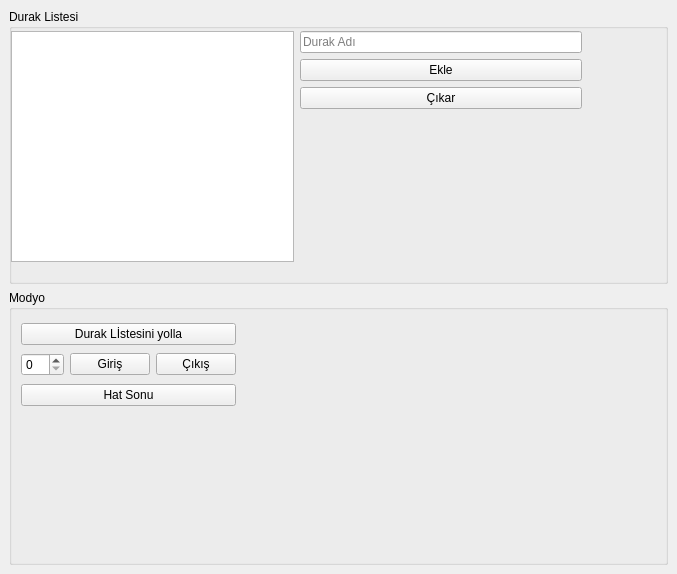
<?xml version="1.0" encoding="UTF-8"?>
<ui version="4.0">
 <class>MainWindow</class>
 <widget class="QMainWindow" name="MainWindow">
  <property name="geometry">
   <rect>
    <x>0</x>
    <y>0</y>
    <width>677</width>
    <height>574</height>
   </rect>
  </property>
  <property name="windowTitle">
   <string>MainWindow</string>
  </property>
  <widget class="QWidget" name="centralwidget">
   <layout class="QVBoxLayout" name="verticalLayout">
    <item>
     <widget class="QGroupBox" name="groupBox">
      <property name="title">
       <string>Durak Listesi</string>
      </property>
      <widget class="QWidget" name="layoutWidget">
       <property name="geometry">
        <rect>
         <x>2</x>
         <y>22</y>
         <width>571</width>
         <height>231</height>
        </rect>
       </property>
       <layout class="QHBoxLayout" name="horizontalLayout_2">
        <item>
         <widget class="QListWidget" name="listWidget"/>
        </item>
        <item>
         <layout class="QVBoxLayout" name="verticalLayout_2">
          <item>
           <widget class="QLineEdit" name="StationName">
            <property name="placeholderText">
             <string>Durak Adı</string>
            </property>
           </widget>
          </item>
          <item>
           <widget class="QPushButton" name="button_add">
            <property name="text">
             <string>Ekle</string>
            </property>
           </widget>
          </item>
          <item>
           <widget class="QPushButton" name="button_remove">
            <property name="text">
             <string>Çıkar</string>
            </property>
           </widget>
          </item>
          <item>
           <spacer name="verticalSpacer">
            <property name="orientation">
             <enum>Qt::Vertical</enum>
            </property>
            <property name="sizeHint" stdset="0">
             <size>
              <width>20</width>
              <height>40</height>
             </size>
            </property>
           </spacer>
          </item>
         </layout>
        </item>
       </layout>
      </widget>
     </widget>
    </item>
    <item>
     <widget class="QGroupBox" name="groupBox_2">
      <property name="title">
       <string>Modyo</string>
      </property>
      <widget class="QWidget" name="">
       <property name="geometry">
        <rect>
         <x>12</x>
         <y>31</y>
         <width>215</width>
         <height>89</height>
        </rect>
       </property>
       <layout class="QGridLayout" name="gridLayout">
        <item row="0" column="0">
         <widget class="QPushButton" name="button_send_list">
          <property name="text">
           <string>Durak Lİstesini yolla</string>
          </property>
         </widget>
        </item>
        <item row="1" column="0">
         <layout class="QHBoxLayout" name="horizontalLayout">
          <item>
           <widget class="QSpinBox" name="spinBox"/>
          </item>
          <item>
           <widget class="QPushButton" name="button_giris">
            <property name="text">
             <string>Giriş</string>
            </property>
           </widget>
          </item>
          <item>
           <widget class="QPushButton" name="button_cikis">
            <property name="text">
             <string>Çıkış</string>
            </property>
           </widget>
          </item>
         </layout>
        </item>
        <item row="2" column="0">
         <widget class="QPushButton" name="button_endofline">
          <property name="text">
           <string>Hat Sonu</string>
          </property>
         </widget>
        </item>
       </layout>
      </widget>
     </widget>
    </item>
   </layout>
  </widget>
 </widget>
 <resources/>
 <connections/>
</ui>
